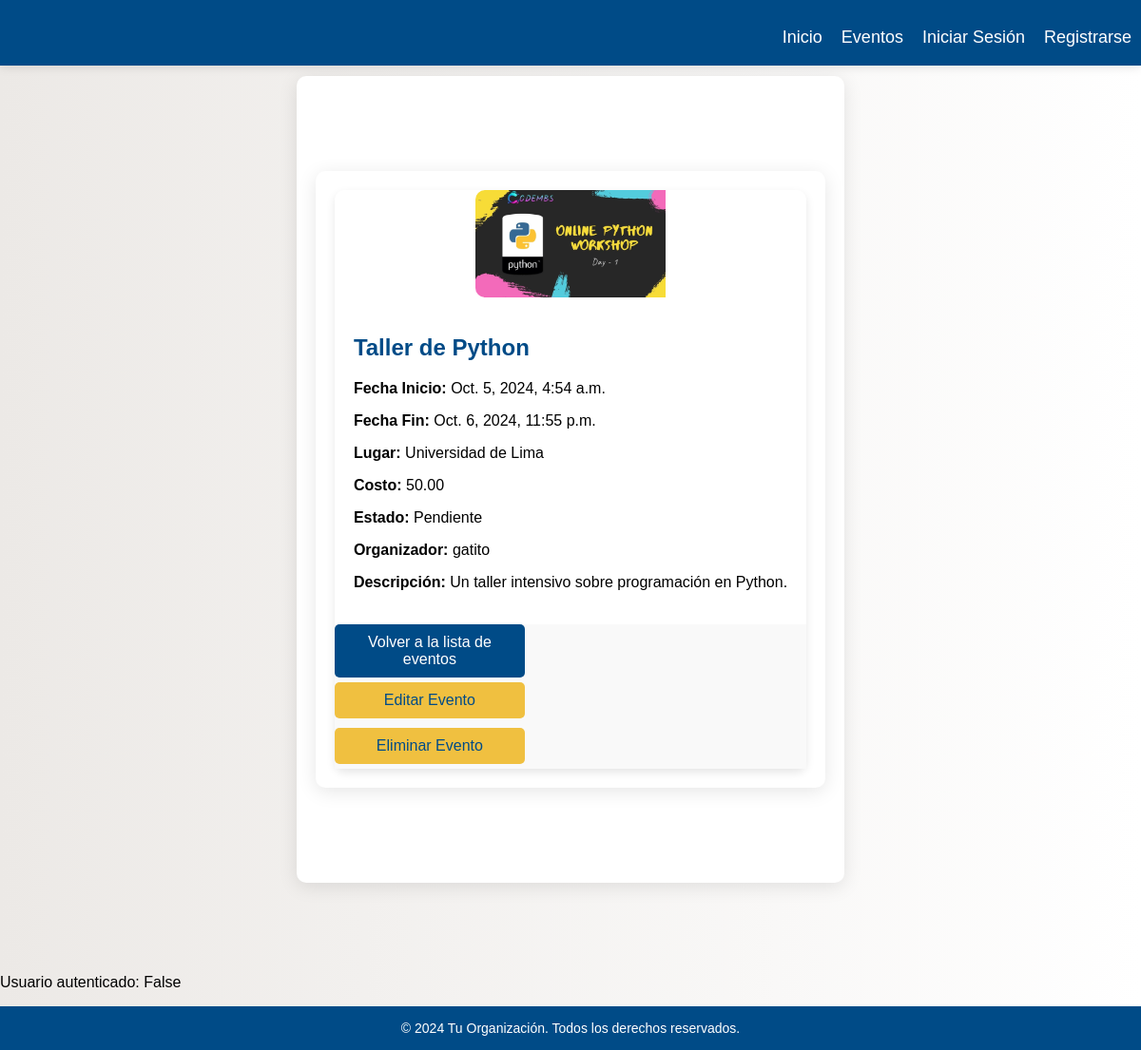
The app's page /eventos/detalle/1/ with its own data.
### eventosya/models.py (models this page shows, shortened)
class Evento(models.Model):
    nombrEvento = models.CharField(max_length=100)
    descripcion = models.TextField()
    fechaInicio = models.DateTimeField()
    fechaFin = models.DateTimeField()
    lugar = models.CharField(max_length=100)
    categoria = models.ForeignKey(Categoria, on_delete=models.SET_NULL, null=True, blank=True)
    organizador = models.ForeignKey(User, on_delete=models.SET_NULL, null=True)
    costo = models.DecimalField(max_digits=8, decimal_places=2, default=0.0)  # Ej: Precio en USD
    estadoEvento = models.CharField(max_length=20, default='Pendiente')  # Pendiente, En Curso, Finalizado, Cancelado
    imagen = models.ImageField(upload_to='eventos/', null=True, blank=True)  # Campo para la imagen del evento

### eventosya/views.py (the view)
# urls.py: path('eventos/detalle/<int:evento_id>/', detalle_evento, name='detalle_evento'),
def detalle_evento(request, evento_id):
    evento = get_object_or_404(Evento, id=evento_id)
    return render(request, 'eventos/detalleEvento.html', {'evento': evento})

### eventosya/templates/eventos/detalleEvento.html (shortened to what this page needs)
{% extends 'base.html' %}
{% block content %}
<div class="container mt-5">
    {% if evento %}
        <div class="card mb-3">
            <div class="row g-0">
                <div class="col-md-4 d-flex align-items-center justify-content-center">
                    {% if evento.imagen %}
                    <img src="{{ evento.imagen.url }}" alt="{{ evento.nombrEvento }}" class="img-fluid rounded" style="max-width: 200px; max-height: 100%; object-fit: cover;">
                    {% endif %}
                </div>
                <div class="col-md-8">
                    <div class="card-body">
                        <h2 class="card-title text-center">{{ evento.nombrEvento }}</h2>
                        <p class="card-text"><strong>Fecha Inicio:</strong> {{ evento.fechaInicio }}</p>
                        <p class="card-text"><strong>Fecha Fin:</strong> {{ evento.fechaFin }}</p>
                        <p class="card-text"><strong>Lugar:</strong> {{ evento.lugar }}</p>
                        <p class="card-text"><strong>Costo:</strong> {{ evento.costo }}</p>
                        <p class="card-text"><strong>Estado:</strong> {{ evento.estadoEvento }}</p>
                        <p class="card-text"><strong>Organizador:</strong> {{ evento.organizador }}</p>
                        <p class="card-text"><strong>Descripción:</strong> {{ evento.descripcion }}</p>
                    </div>
                </div>
            </div>
            <div class="card-footer text-center">
                <a href="{% url 'listarEventos' %}" class="btn btn-secondary">Volver a la lista de eventos</a>
                <a href="{% url 'editar_evento' evento.id %}" class="btn btn-primary">Editar Evento</a>
                <form action="{% url 'eliminar_evento' evento.id %}" method="POST" class="d-inline">
                    <button type="submit" class="btn btn-danger" onclick="return confirm('¿Estás seguro de que deseas eliminar este evento?');">
                        Eliminar Evento
                    </button>
                </form>
            </div>
        </div>
    {% else %}
        <div class="alert alert-warning text-center">
            No se encontró el evento solicitado.
        </div>
    {% endif %}
</div>
{% endblock %}

### eventosya/templates/base.html (shortened to what this page needs)
<!DOCTYPE html>
<html lang="es">
<head>
    {% load static %}
    <link rel="stylesheet" href="{% static 'css/estilos.css' %}">
    <link rel="stylesheet" href="{% static 'css/form_styles.css' %}">
    <link rel="stylesheet" href="{% static 'css/eventos.css' %}">
    <link rel="stylesheet" href="{% static 'css/detalleEventos.css' %}">
    <link rel="stylesheet" href="{% static 'css/event_form.css' %}">
</head>
<body>
    <nav>
        <ul>
            <li><a href="{% url 'inicio' %}">Inicio</a></li>
            <li><a href="{% url 'listarEventos' %}">Eventos</a></li>
            {% if user.is_authenticated %}
            <li><a href="{% url 'crear_evento' %}">Añadir eventos</a></li>
            <li><a href="{% url 'panel_vistas' %}">Ver Consultas</a></li>
            <li>
                <form method="POST" action="{% url 'logout' %}">
                    {% csrf_token %}
                    <button type="submit" class="btn cerrar-sesion">Cerrar Sesión</button>
                </form>
            </li>
            {% else %}
            <li><a href="{% url 'login' %}">Iniciar Sesión</a></li>
            <li><a href="{% url 'registro' %}">Registrarse</a></li>
            {% endif %}
        </ul>
    </nav>
    <div class="container mt-4">
        {% block content %}{% endblock %}
    </div>
    <p>Usuario autenticado: {{ user.is_authenticated }}</p>
    <footer>
        <p>&copy; 2024 Tu Organización. Todos los derechos reservados.</p>
    </footer>
</body>
</html>

### eventosya/static/css/estilos.css (style rules this page uses)
* { box-sizing: border-box; }
body { font-family: 'Arial', sans-serif; background: linear-gradient(to right, #ece9e6, #ffffff); margin: 0; padding: 0; height: 100vh; display: flex; flex-direction: column; }
nav { width: 100%; background-color: #004b87; padding: 3px 0; box-shadow: 0 2px 10px rgba(0, 0, 0, 0.1); position: fixed; top: 0; left: 0; z-index: 1000; display: flex; justify-content: flex-end; align-items: center; }
nav ul { list-style: none; padding: 0; display: flex; align-items: center; }
nav ul li { margin: 0 10px; }
nav ul li a { color: white; text-decoration: none; font-size: 18px; transition: color 0.3s; }
.container { display: flex; justify-content: center; align-items: flex-start; max-width: 1200px; margin: 80px auto 20px; padding: 20px; flex-wrap: wrap; }
.btn { background-color: #004b87; color: white; border: none; border-radius: 5px; padding: 10px 20px; font-size: 16px; cursor: pointer; transition: background-color 0.3s, transform 0.2s; margin: 10px; width: calc(50% - 20px); }
footer { background-color: #004b87; color: rgb(255, 255, 255); text-align: center; padding: 15px 0; margin-top: auto; }
footer p { margin: 0; font-size: 14px; }

### eventosya/static/css/form_styles.css (style rules this page uses)
.container { max-width: 800px; margin: auto; padding: 20px; background-color: #ffffff; border-radius: 8px; box-shadow: 0 2px 10px rgba(0, 0, 0, 0.1); display: flex; flex-direction: row; justify-content: space-between; }
form { display: flex; flex-direction: column; }
button { padding: 10px; background-color: #073465; color: white; border: none; border-radius: 4px; cursor: pointer; font-size: 16px; transition: background-color 0.3s ease; }
a { text-align: center; color: #07315d; text-decoration: none; display: block; margin-top: 10px; }

### eventosya/static/css/eventos.css (style rules this page uses)
body { margin: 0; padding: 0; font-family: 'Arial', sans-serif; background-color: #f4f4f4; }
.container { max-width: 1200px; margin: 40px auto; padding: 20px; background: #ffffff; border-radius: 10px; box-shadow: 0 4px 20px rgba(0, 0, 0, 0.1); }
.btn { width: 100%; max-width: 200px; margin: 5px 0; background-color: #f0c040; color: #004b87; padding: 10px 15px; border: none; border-radius: 5px; cursor: pointer; transition: background-color 0.3s, transform 0.3s; }

### eventosya/static/css/detalleEventos.css (style rules this page uses)
body { margin: 0; padding: 0; font-family: 'Arial', sans-serif; background-color: #f4f4f4; }
.container { max-width: 1200px; margin: 80px auto; padding: 20px; background: #ffffff; border-radius: 10px; box-shadow: 0 4px 20px rgba(0, 0, 0, 0.1); }
.card { border: none; border-radius: 10px; box-shadow: 0 4px 10px rgba(0, 0, 0, 0.1); }
.row.g-0 { margin: 0; }
.col-md-4 { display: flex; align-items: center; justify-content: center; }
.img-fluid { border-radius: 10px 0 0 10px; max-width: 80%; height: auto; }
.col-md-8 { padding: 20px; }
.card-title { font-size: 1.5em; color: #004b87; }
.card-text { margin-bottom: 10px; }
.card-footer { background-color: #f9f9f9; }
.btn-secondary { background-color: #004b87; color: #ffffff; padding: 10px 15px; border-radius: 5px; transition: background-color 0.3s; }

### records on screen
Evento: imagen (picture), nombrEvento "Taller de Python", fechaInicio "Oct. 5, 2024, 4:54 a.m.", fechaFin "Oct. 6, 2024, 11:55 p.m.", lugar "Universidad de Lima", costo "50.00", estadoEvento "Pendiente", organizador "gatito", descripcion "Un taller intensivo sobre programación en Python."

### other values on screen
{{ user.is_authenticated }} "False"
